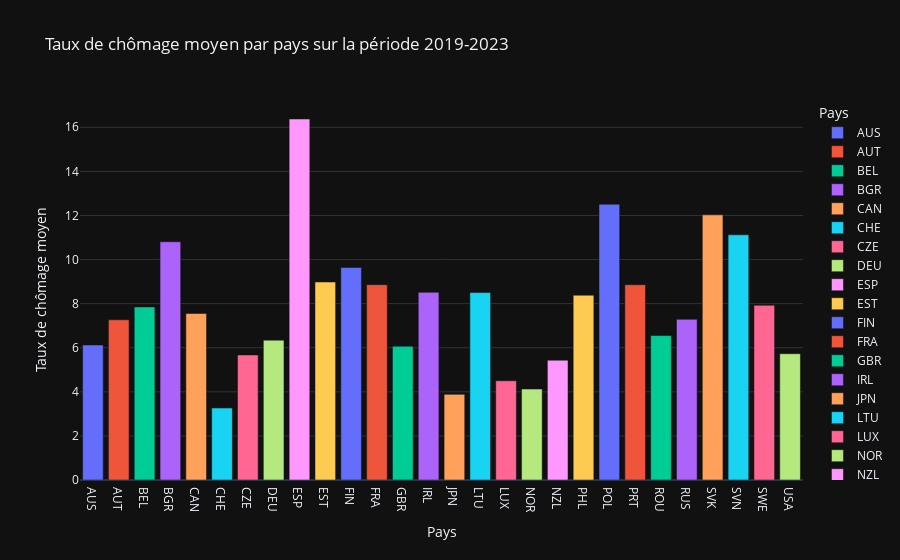

Notebook source saved alongside this figure:
### Code cell
# Créez un graphique interactif avec Plotly Express
fig = d.px.bar(df_group, x='COUNTRY', y='Unemployment_rate', color='COUNTRY',
             labels={'COUNTRY': 'Pays', 'Unemployment_rate': 'Taux de chômage moyen'},
             title='Taux de chômage moyen par pays sur la période 2019-2023',
             template='plotly_dark')

# Affichez le graphique interactif
fig.show()

### Figure 1 — Plotly figure (JSON) as saved in the notebook; plotly's stock layout.template omitted (floating-point values rounded to 4 significant figures)
{"data": [{"alignmentgroup": "True", "hovertemplate": "Pays=%{x}<br>Taux de chômage moyen=%{y}<extra></extra>", "legendgroup": "AUS", "marker": {"color": "#636efa", "pattern": {"shape": ""}}, "name": "AUS", "offsetgroup": "AUS", "orientation": "v", "showlegend": true, "textposition": "auto", "type": "bar", "x": ["AUS"], "xaxis": "x", "y": [6.125], "yaxis": "y"}, {"alignmentgroup": "True", "hovertemplate": "Pays=%{x}<br>Taux de chômage moyen=%{y}<extra></extra>", "legendgroup": "AUT", "marker": {"color": "#EF553B", "pattern": {"shape": ""}}, "name": "AUT", "offsetgroup": "AUT", "orientation": "v", "showlegend": true, "textposition": "auto", "type": "bar", "x": ["AUT"], "xaxis": "x", "y": [7.266], "yaxis": "y"}, {"alignmentgroup": "True", "hovertemplate": "Pays=%{x}<br>Taux de chômage moyen=%{y}<extra></extra>", "legendgroup": "BEL", "marker": {"color": "#00cc96", "pattern": {"shape": ""}}, "name": "BEL", "offsetgroup": "BEL", "orientation": "v", "showlegend": true, "textposition": "auto", "type": "bar", "x": ["BEL"], "xaxis": "x", "y": [7.851], "yaxis": "y"}, {"alignmentgroup": "True", "hovertemplate": "Pays=%{x}<br>Taux de chômage moyen=%{y}<extra></extra>", "legendgroup": "BGR", "marker": {"color": "#ab63fa", "pattern": {"shape": ""}}, "name": "BGR", "offsetgroup": "BGR", "orientation": "v", "showlegend": true, "textposition": "auto", "type": "bar", "x": ["BGR"], "xaxis": "x", "y": [10.81], "yaxis": "y"}, {"alignmentgroup": "True", "hovertemplate": "Pays=%{x}<br>Taux de chômage moyen=%{y}<extra></extra>", "legendgroup": "CAN", "marker": {"color": "#FFA15A", "pattern": {"shape": ""}}, "name": "CAN", "offsetgroup": "CAN", "orientation": "v", "showlegend": true, "textposition": "auto", "type": "bar", "x": ["CAN"], "xaxis": "x", "y": [7.553], "yaxis": "y"}, {"alignmentgroup": "True", "hovertemplate": "Pays=%{x}<br>Taux de chômage moyen=%{y}<extra></extra>", "legendgroup": "CHE", "marker": {"color": "#19d3f3", "pattern": {"shape": ""}}, "name": "CHE", "offsetgroup": "CHE", "orientation": "v", "showlegend": true, "textposition": "auto", "type": "bar", "x": ["CHE"], "xaxis": "x", "y": [3.264], "yaxis": "y"}, {"alignmentgroup": "True", "hovertemplate": "Pays=%{x}<br>Taux de chômage moyen=%{y}<extra></extra>", "legendgroup": "CZE", "marker": {"color": "#FF6692", "pattern": {"shape": ""}}, "name": "CZE", "offsetgroup": "CZE", "orientation": "v", "showlegend": true, "textposition": "auto", "type": "bar", "x": ["CZE"], "xaxis": "x", "y": [5.672], "yaxis": "y"}, {"alignmentgroup": "True", "hovertemplate": "Pays=%{x}<br>Taux de chômage moyen=%{y}<extra></extra>", "legendgroup": "DEU", "marker": {"color": "#B6E880", "pattern": {"shape": ""}}, "name": "DEU", "offsetgroup": "DEU", "orientation": "v", "showlegend": true, "textposition": "auto", "type": "bar", "x": ["DEU"], "xaxis": "x", "y": [6.345], "yaxis": "y"}, {"alignmentgroup": "True", "hovertemplate": "Pays=%{x}<br>Taux de chômage moyen=%{y}<extra></extra>", "legendgroup": "ESP", "marker": {"color": "#FF97FF", "pattern": {"shape": ""}}, "name": "ESP", "offsetgroup": "ESP", "orientation": "v", "showlegend": true, "textposition": "auto", "type": "bar", "x": ["ESP"], "xaxis": "x", "y": [16.38], "yaxis": "y"}, {"alignmentgroup": "True", "hovertemplate": "Pays=%{x}<br>Taux de chômage moyen=%{y}<extra></extra>", "legendgroup": "EST", "marker": {"color": "#FECB52", "pattern": {"shape": ""}}, "name": "EST", "offsetgroup": "EST", "orientation": "v", "showlegend": true, "textposition": "auto", "type": "bar", "x": ["EST"], "xaxis": "x", "y": [8.98], "yaxis": "y"}, {"alignmentgroup": "True", "hovertemplate": "Pays=%{x}<br>Taux de chômage moyen=%{y}<extra></extra>", "legendgroup": "FIN", "marker": {"color": "#636efa", "pattern": {"shape": ""}}, "name": "FIN", "offsetgroup": "FIN", "orientation": "v", "showlegend": true, "textposition": "auto", "type": "bar", "x": ["FIN"], "xaxis": "x", "y": [9.641], "yaxis": "y"}, {"alignmentgroup": "True", "hovertemplate": "Pays=%{x}<br>Taux de chômage moyen=%{y}<extra></extra>", "legendgroup": "FRA", "marker": {"color": "#EF553B", "pattern": {"shape": ""}}, "name": "FRA", "offsetgroup": "FRA", "orientation": "v", "showlegend": true, "textposition": "auto", "type": "bar", "x": ["FRA"], "xaxis": "x", "y": [8.861], "yaxis": "y"}, {"alignmentgroup": "True", "hovertemplate": "Pays=%{x}<br>Taux de chômage moyen=%{y}<extra></extra>", "legendgroup": "GBR", "marker": {"color": "#00cc96", "pattern": {"shape": ""}}, "name": "GBR", "offsetgroup": "GBR", "orientation": "v", "showlegend": true, "textposition": "auto", "type": "bar", "x": ["GBR"], "xaxis": "x", "y": [6.066], "yaxis": "y"}, {"alignmentgroup": "True", "hovertemplate": "Pays=%{x}<br>Taux de chômage moyen=%{y}<extra></extra>", "legendgroup": "IRL", "marker": {"color": "#ab63fa", "pattern": {"shape": ""}}, "name": "IRL", "offsetgroup": "IRL", "orientation": "v", "showlegend": true, "textposition": "auto", "type": "bar", "x": ["IRL"], "xaxis": "x", "y": [8.512], "yaxis": "y"}, {"alignmentgroup": "True", "hovertemplate": "Pays=%{x}<br>Taux de chômage moyen=%{y}<extra></extra>", "legendgroup": "JPN", "marker": {"color": "#FFA15A", "pattern": {"shape": ""}}, "name": "JPN", "offsetgroup": "JPN", "orientation": "v", "showlegend": true, "textposition": "auto", "type": "bar", "x": ["JPN"], "xaxis": "x", "y": [3.885], "yaxis": "y"}, {"alignmentgroup": "True", "hovertemplate": "Pays=%{x}<br>Taux de chômage moyen=%{y}<extra></extra>", "legendgroup": "LTU", "marker": {"color": "#19d3f3", "pattern": {"shape": ""}}, "name": "LTU", "offsetgroup": "LTU", "orientation": "v", "showlegend": true, "textposition": "auto", "type": "bar", "x": ["LTU"], "xaxis": "x", "y": [8.503], "yaxis": "y"}, {"alignmentgroup": "True", "hovertemplate": "Pays=%{x}<br>Taux de chômage moyen=%{y}<extra></extra>", "legendgroup": "LUX", "marker": {"color": "#FF6692", "pattern": {"shape": ""}}, "name": "LUX", "offsetgroup": "LUX", "orientation": "v", "showlegend": true, "textposition": "auto", "type": "bar", "x": ["LUX"], "xaxis": "x", "y": [4.501], "yaxis": "y"}, {"alignmentgroup": "True", "hovertemplate": "Pays=%{x}<br>Taux de chômage moyen=%{y}<extra></extra>", "legendgroup": "NOR", "marker": {"color": "#B6E880", "pattern": {"shape": ""}}, "name": "NOR", "offsetgroup": "NOR", "orientation": "v", "showlegend": true, "textposition": "auto", "type": "bar", "x": ["NOR"], "xaxis": "x", "y": [4.126], "yaxis": "y"}, {"alignmentgroup": "True", "hovertemplate": "Pays=%{x}<br>Taux de chômage moyen=%{y}<extra></extra>", "legendgroup": "NZL", "marker": {"color": "#FF97FF", "pattern": {"shape": ""}}, "name": "NZL", "offsetgroup": "NZL", "orientation": "v", "showlegend": true, "textposition": "auto", "type": "bar", "x": ["NZL"], "xaxis": "x", "y": [5.433], "yaxis": "y"}, {"alignmentgroup": "True", "hovertemplate": "Pays=%{x}<br>Taux de chômage moyen=%{y}<extra></extra>", "legendgroup": "PHL", "marker": {"color": "#FECB52", "pattern": {"shape": ""}}, "name": "PHL", "offsetgroup": "PHL", "orientation": "v", "showlegend": true, "textposition": "auto", "type": "bar", "x": ["PHL"], "xaxis": "x", "y": [8.382], "yaxis": "y"}, {"alignmentgroup": "True", "hovertemplate": "Pays=%{x}<br>Taux de chômage moyen=%{y}<extra></extra>", "legendgroup": "POL", "marker": {"color": "#636efa", "pattern": {"shape": ""}}, "name": "POL", "offsetgroup": "POL", "orientation": "v", "showlegend": true, "textposition": "auto", "type": "bar", "x": ["POL"], "xaxis": "x", "y": [12.51], "yaxis": "y"}, {"alignmentgroup": "True", "hovertemplate": "Pays=%{x}<br>Taux de chômage moyen=%{y}<extra></extra>", "legendgroup": "PRT", "marker": {"color": "#EF553B", "pattern": {"shape": ""}}, "name": "PRT", "offsetgroup": "PRT", "orientation": "v", "showlegend": true, "textposition": "auto", "type": "bar", "x": ["PRT"], "xaxis": "x", "y": [8.86], "yaxis": "y"}, {"alignmentgroup": "True", "hovertemplate": "Pays=%{x}<br>Taux de chômage moyen=%{y}<extra></extra>", "legendgroup": "ROU", "marker": {"color": "#00cc96", "pattern": {"shape": ""}}, "name": "ROU", "offsetgroup": "ROU", "orientation": "v", "showlegend": true, "textposition": "auto", "type": "bar", "x": ["ROU"], "xaxis": "x", "y": [6.553], "yaxis": "y"}, {"alignmentgroup": "True", "hovertemplate": "Pays=%{x}<br>Taux de chômage moyen=%{y}<extra></extra>", "legendgroup": "RUS", "marker": {"color": "#ab63fa", "pattern": {"shape": ""}}, "name": "RUS", "offsetgroup": "RUS", "orientation": "v", "showlegend": true, "textposition": "auto", "type": "bar", "x": ["RUS"], "xaxis": "x", "y": [7.289], "yaxis": "y"}, {"alignmentgroup": "True", "hovertemplate": "Pays=%{x}<br>Taux de chômage moyen=%{y}<extra></extra>", "legendgroup": "SVK", "marker": {"color": "#FFA15A", "pattern": {"shape": ""}}, "name": "SVK", "offsetgroup": "SVK", "orientation": "v", "showlegend": true, "textposition": "auto", "type": "bar", "x": ["SVK"], "xaxis": "x", "y": [12.03], "yaxis": "y"}, {"alignmentgroup": "True", "hovertemplate": "Pays=%{x}<br>Taux de chômage moyen=%{y}<extra></extra>", "legendgroup": "SVN", "marker": {"color": "#19d3f3", "pattern": {"shape": ""}}, "name": "SVN", "offsetgroup": "SVN", "orientation": "v", "showlegend": true, "textposition": "auto", "type": "bar", "x": ["SVN"], "xaxis": "x", "y": [11.12], "yaxis": "y"}, {"alignmentgroup": "True", "hovertemplate": "Pays=%{x}<br>Taux de chômage moyen=%{y}<extra></extra>", "legendgroup": "SWE", "marker": {"color": "#FF6692", "pattern": {"shape": ""}}, "name": "SWE", "offsetgroup": "SWE", "orientation": "v", "showlegend": true, "textposition": "auto", "type": "bar", "x": ["SWE"], "xaxis": "x", "y": [7.924], "yaxis": "y"}, {"alignmentgroup": "True", "hovertemplate": "Pays=%{x}<br>Taux de chômage moyen=%{y}<extra></extra>", "legendgroup": "USA", "marker": {"color": "#B6E880", "pattern": {"shape": ""}}, "name": "USA", "offsetgroup": "USA", "orientation": "v", "showlegend": true, "textposition": "auto", "type": "bar", "x": ["USA"], "xaxis": "x", "y": [5.728], "yaxis": "y"}], "layout": {"barmode": "relative", "legend": {"title": {"text": "Pays"}, "tracegroupgap": 0}, "title": {"text": "Taux de chômage moyen par pays sur la période 2019-2023"}, "xaxis": {"anchor": "y", "categoryarray": ["AUS", "AUT", "BEL", "BGR", "CAN", "CHE", "CZE", "DEU", "ESP", "EST", "FIN", "FRA", "GBR", "IRL", "JPN", "LTU", "LUX", "NOR", "NZL", "PHL", "POL", "PRT", "ROU", "RUS", "SVK", "SVN", "SWE", "USA"], "categoryorder": "array", "domain": [0, 1], "title": {"text": "Pays"}}, "yaxis": {"anchor": "x", "domain": [0, 1], "title": {"text": "Taux de chômage moyen"}}}}
